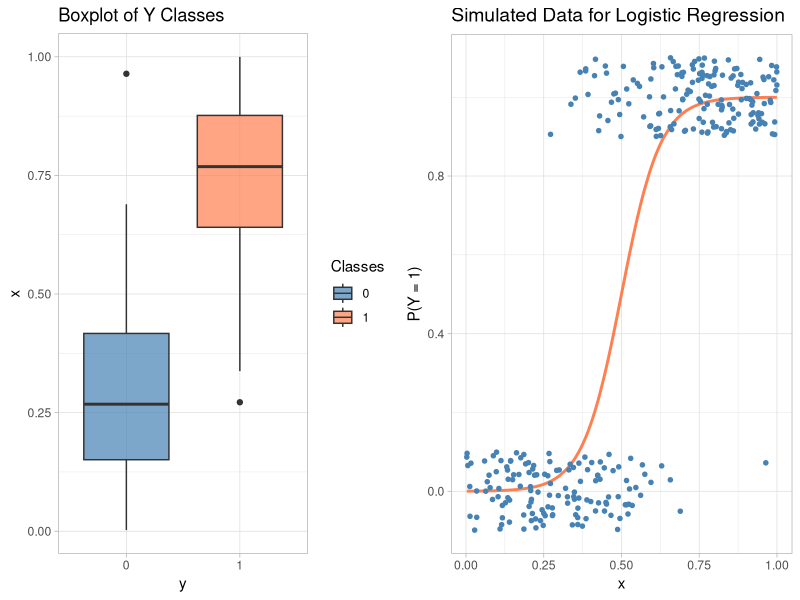
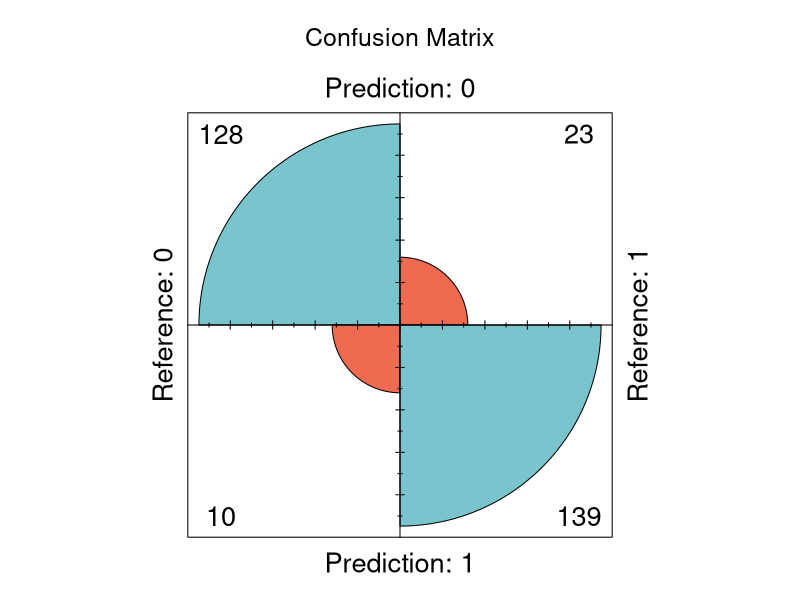
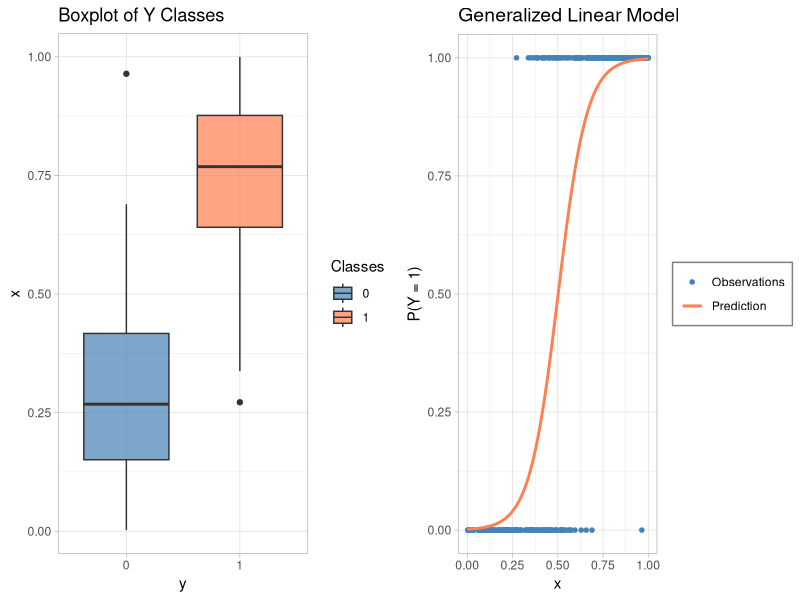
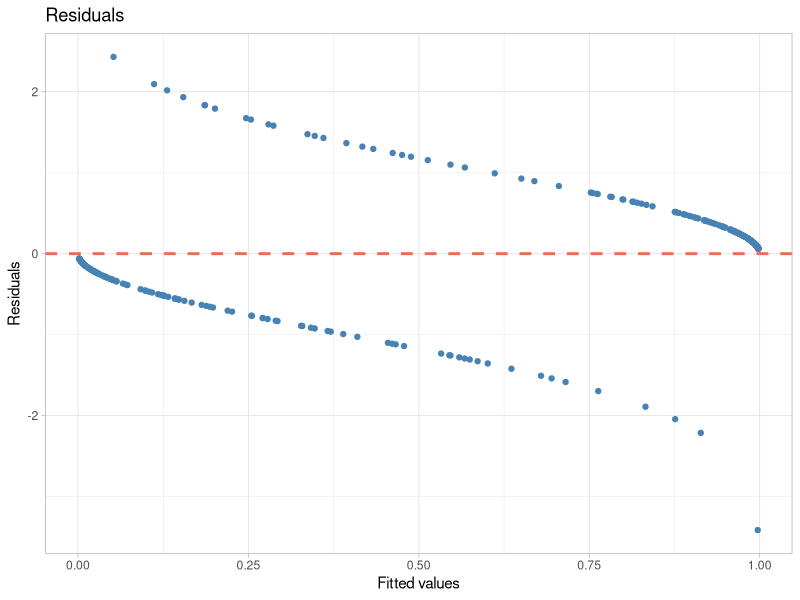

Write R code to recreate these figures, in order.
## ---- chunk 1
knitr::opts_chunk$set(echo = TRUE)
set.seed(2512)
## ---- chunk 2
library(ggplot2)
library(gridExtra)
library(caret) # confusion matrix
## ---- chunk 3
n <- 300  
x <- runif(n, 0, 1) 
x <- x[order(x)]

# Calculate probability using logistic function
prob <- 1 / (1 + exp(-(-8 + 16 * x)))  # Logistic function

# Generate binary response variable
y <- rbinom(n, 1, prob)  

# Create a data frame
data <- data.frame(x = x, y = y, prob = prob)
## ---- chunk 4
colores <- c(adjustcolor("steelblue", alpha.f = 0.7), 
             adjustcolor("coral", alpha.f = 0.7))

plot1 <- ggplot(data, aes(x = factor(y), y = x, fill = factor(y))) +
  geom_boxplot() +
  labs(x = "y", 
       y = "x", 
       title = "Boxplot of Y Classes",
       color = NULL) +
  scale_fill_manual(values = colores, name = "Classes") +
  theme_light()

plot0 <- ggplot(data = data) +
  geom_line(aes(x = x, y = prob), color = "coral", linewidth = 1) +
  geom_jitter(aes(x = x, y = y), 
              position = position_jitter(height = 0.1), shape = 20, size = 2, color = "steelblue") +
  labs(title = "Simulated Data for Logistic Regression",
       x = "x",
       y = "P(Y = 1)",
       color = NULL) +
  theme_light() +
  theme(plot.title = element_text(size = 14)) +
  guides(color = "none")

newplot <- grid.arrange(plot1, plot0, nrow = 1, ncol = 2)
## ---- chunk 5
glm_model <- glm(y ~ x, family = binomial(link = "logit"), data = data)
x.pred <- seq(0, 1, length.out = 300)
y.pred <- predict(glm_model, newdata = data.frame(x = x.pred), type = 'response')
y.pred2 <- ifelse(y.pred > 0.5, 1, 0)

# Summary of the model
summary(glm_model)
glm_model$coefficients
## ---- chunk 6
mat.confusion <- function(predictions, actual_values, main = NULL) {
  cm <- confusionMatrix(predictions, actual_values)
  
  accuracy <- cm$overall["Accuracy"]
  sensitivity <- cm$byClass["Sensitivity"]
  specificity <- cm$byClass["Specificity"]
  
  fourfoldplot(cm$table, color = c("coral2", "cadetblue3"), conf.level = 0, main = main)
  return(list(accuracy = accuracy, sensitivity = sensitivity, specificity = specificity))
}

predictions <- factor(y.pred2, levels = c(0, 1))
actual_values <- factor(y, levels = c(0, 1))
mat.confusion(predictions = predictions, actual_values = actual_values, main = 'Confusion Matrix')
## ---- chunk 7
data.model <- data.frame(x, y, prob, x.pred, y.pred)
plot2 <- ggplot(data = data.model) +
  geom_point(aes(x = x, y = y, color = "Observations"), shape = 20, size = 2) +
  geom_line(aes(x = x.pred, y = y.pred, color = "Prediction"), linewidth = 1) +
  scale_color_manual(values = c("Observations" = "steelblue",
                                "Prediction" = "coral")) +
  labs(title = "Generalized Linear Model",
       x = "x",
       y = "P(Y = 1)",
       color = NULL) +
  theme_light() +
  theme(plot.title = element_text(size = 14),
        legend.position.inside = c(0.2, 0.8),  
        legend.background = element_rect(fill = "white", colour = "gray50")) 

plot <- grid.arrange(plot1, plot2, nrow = 1, ncol = 2)
## ---- chunk 8
residuals <- resid(glm_model)
ggplot(data, aes(x = fitted(glm_model), y = residuals)) +
  geom_point(color = "steelblue") + 
  geom_hline(yintercept = 0, linetype = "dashed", color = "coral2", linewidth = 1) +
  labs(title = "Residuals",
       x = "Fitted values",
       y = "Residuals",
       color = NULL) +
  theme_light()
## ---- chunk 9
sigmoid <- function(x) { 1 / (1 + exp(-x)) }

b.i <- c(-5, 10)
X <- cbind(rep(1, n), x)
for (i in 1:100) {
  nu.i <- X %*% b.i
  s <- sigmoid(nu.i)
  W.i <- diag(as.numeric(s * (1 - s)))
  z.i <- nu.i + (y - s) * (1 / (s * (1 - s)))
  b.i <- solve(t(X) %*% W.i %*% X) %*% t(X) %*% W.i %*% z.i
}
print(b.i)
